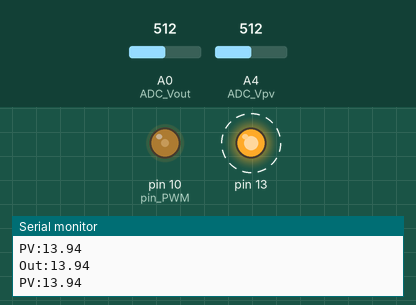
Bench run of a program on a simulated Arduino Nano, built with avr-gcc and run on an emulated ATmega328P. On the bench: output pins drawn as LEDs (lit = HIGH), the last lines printed to the serial monitor. Dashed ring = blinking. Inputs (shaded band) come from the test bench; at power-on: A4 (ADC_Vpv) = 512, A0 (ADC_Vout) = 512.

Above: at 1.8 s.
1.9 s: A4 (ADC_Vpv) set to 900
6.0 s: A4 (ADC_Vpv) set to 511
10.1 s: A4 (ADC_Vpv) set to 1023
At 14.1 s:
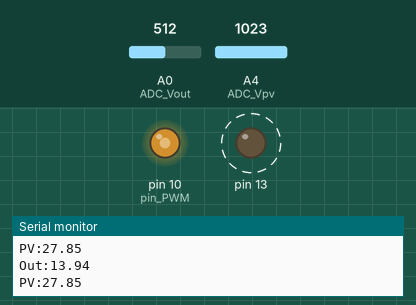
14.2 s: A4 (ADC_Vpv) set to 306
At 19.7 s:
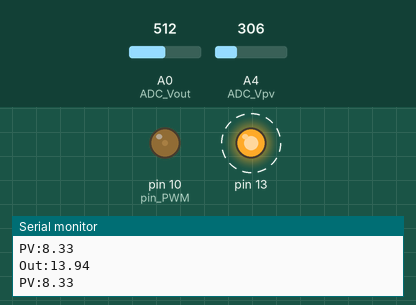
Timing chart, 0 to 23.4 s (numbered marks = the images above; inputs shaded):
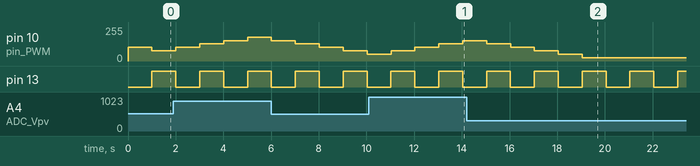

The program:

main.cpp
```cpp
#include <Arduino.h>
#include "PWM.h"

// Processor Frequency
int32_t clkFreq = 16000000;

// Constants
const int pin_PWM = 10;
const int ADC_Vout = A0; // Buck-Boost output pin
const int ADC_Vpv = A4;  // PV output voltage pin
const int defaultDuty = 50;
const int vref = 18;
const int32_t defaultFreq = 100000; //frequency (in Hz)

// Globals
int Duty = defaultDuty;
int32_t Freq = defaultFreq;
String Command;

// Gets value to set analogWrite function
int getAWrite(int32_t freq, int duty);
// Updates the duty cycle for pin_PWM
void setDutyCycle(int duty);
// Updates the frequency for pin_PWM
void setFreq(int32_t freq);

void setup()
{
  Serial.begin(9600);
  //initialize all timers except for 0, to save time keeping functions
  InitTimersSafe();
  //sets the frequency for the specified pin
  bool success = SetPinFrequencySafe(pin_PWM, defaultFreq);
  if (success)
  {
    pinMode(13, OUTPUT);
    digitalWrite(13, HIGH);
    pinMode(pin_PWM, OUTPUT);
  }
  pinMode(ADC_Vout, INPUT);
  pinMode(ADC_Vpv, INPUT);
  analogWrite(pin_PWM, getAWrite(defaultFreq, defaultDuty));
}

int getAWrite(int32_t freq, int duty)
{
  int32_t x = clkFreq / (2 * freq);

  return (x * duty) / 100;
}

void setDutyCycle(int duty)
{
  Duty = duty;
  analogWrite(pin_PWM, getAWrite(Freq, duty));
}

void setFreq(int32_t freq)
{
  Freq = freq;
  SetPinFrequencySafe(pin_PWM, freq);
  analogWrite(pin_PWM, getAWrite(freq, Duty));
}

unsigned long period = 1000;
bool toggle = 0;
unsigned long waitTime = 0;
double Vout_adjV = 0;
double Vpv_adjV = 0;
double Vout_CV = 0;
double Vpv_CV = 0;
double newP, oldP;
double V1 = 16;
double V2 = 21;
int largeStep = 10;
int smallStep = 1;

void peturb(double newP)
{
}

void loop()
{
  // time_now = millis();
  while (millis() > waitTime)
  {
    // toggle LED to indicate sample time
    DDRB |= (1 << PORTB5);
    if (toggle)
      PORTB |= (1 << PORTB5);
    else
      PORTB &= ~(1 << PORTB5);

    toggle = !toggle;

    Vout_CV = analogRead(ADC_Vout) * 0.0049;
    Vout_adjV = Vout_CV / 0.18;
    Vpv_CV = analogRead(ADC_Vpv) * 0.0049;
    Vpv_adjV = Vpv_CV / 0.18;
    Serial.print("Out:");
    Serial.println(Vout_adjV);
    Serial.print("PV:");
    Serial.println(Vpv_adjV);

    if (Vpv_adjV < V1)
    {
      Duty = Duty - largeStep;
    }
    else if (Vpv_adjV > V2)
    {
      Duty = Duty + largeStep;
    }
    else //peturb
    {
      newP = Vout_adjV * Vpv_adjV;

      if (oldP > newP)
        Duty = Duty - smallStep;
      else
        Duty = Duty + smallStep;

      oldP = newP;
    }

    if (Duty > 90)
      Duty = 90;
    else if (Duty < 10)
      Duty = 10;

    setDutyCycle(Duty);

    waitTime = millis() + period;
  }
}
```

Measured:
- after the input at 10.1 s, pin 10 (pin_PWM): 51/255 → 77/255 after 0.93 s, → 102/255 1.0 s later, → 128/255 1.0 s later, → 153/255 1.0 s later
- by itself, pin 13: alternates HIGH for 1.0 s and LOW for 1.0 s
